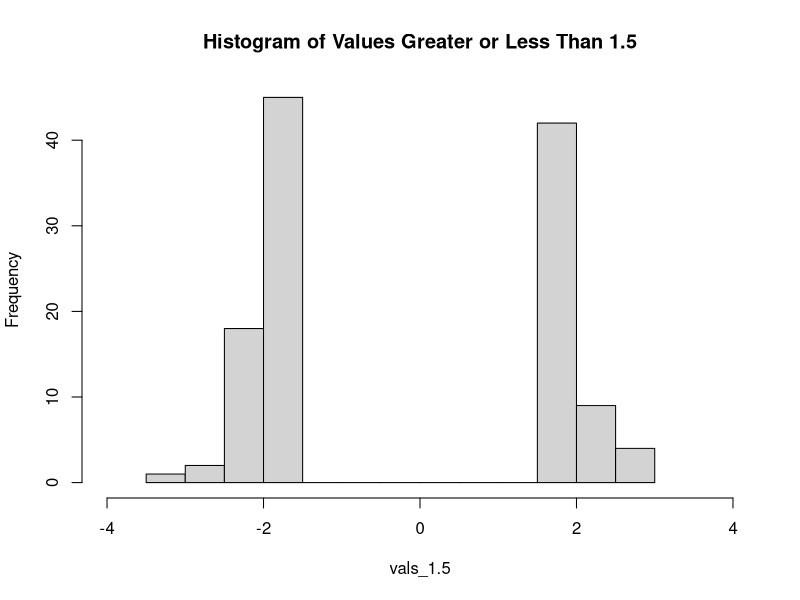

This figure's R source:
## ---- chunk 1
thou.vals = rnorm(1000, mean=0, sd=1)
vals_1.5 <- thou.vals[ abs(thou.vals) > 1.5 ]
hist(vals_1.5, breaks = 15, main = "Histogram of Values Greater or Less Than 1.5", xlim = c(-4, 4))
## ---- chunk 2
# I know there's a better way to do this, but not quite sure how to execute it properly.
vector.1_100 = abs(abs((-99:99)) - 100)

length(vector.1_100)
## ---- chunk 3
vector.1_100
## ---- chunk 4
library(datasets)

sorted.arrests = order(USArrests$Murder, decreasing = T)

View(sorted.arrests)
